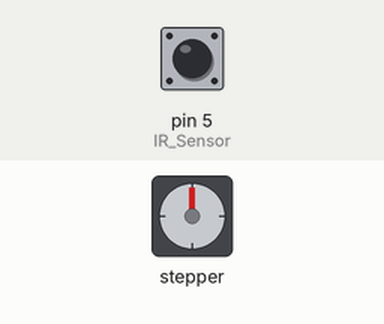
Recording of a sketch running on a simulated Arduino Uno, built with avr-gcc and run on an emulated ATmega328P. Parts: stepper motor. The inputs (shaded band) are chosen by the test bench; at power-on: pin 5 (IR_Sensor) HIGH. Stepper angles assume 2048 steps per turn; what the sketch prints to the serial monitor is not drawn.

Above: at 1.2 s.
1.3 s: pin 5 (IR_Sensor) driven LOW
At 2.77 s:
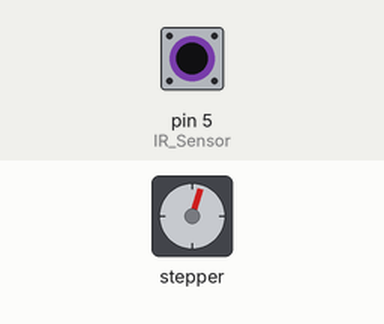
4.3 s: pin 5 (IR_Sensor) driven HIGH
At 4.3 s:
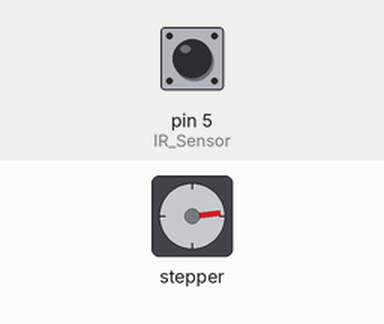
5.8 s: pin 5 (IR_Sensor) driven LOW
At 6.25 s:
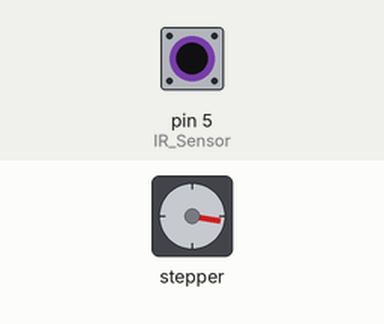
8.8 s: pin 5 (IR_Sensor) pulsed HIGH 2 times (0.12 s each, 0.3 s apart)
Timing chart, 0 to 12.8 s (numbered marks = the images above; inputs shaded):
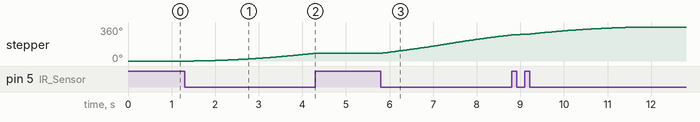

Measured:
- after the input at 1.3 s, stepper: keeps turning clockwise at about 30°/s, starting after 0.21 s
- after the input at 4.3 s, stepper: stops changing and stays 83°
- after the input at 5.8 s, stepper: keeps turning clockwise at about 65°/s, starting at once

The sketch:

IR_stepper.ino
```cpp
#include <AccelStepper.h>

const int stepsPerRevolution = 2048;  // change this to fit the number of steps per revolution
int IR;
int IR_Sensor = 5;

// ULN2003 Motor Driver Pins
#define IN1 4
#define IN2 3
#define IN3 1
#define IN4 2

// initialize the stepper library
AccelStepper stepper(AccelStepper::HALF4WIRE, IN1, IN3, IN2, IN4);

void setup()
{
  // initialize the serial port
  Serial.begin(115200);

  pinMode(IN1, OUTPUT);   /*IR Pin D14 defined as Input*/
  pinMode(IN1, OUTPUT);
  pinMode(IN1, OUTPUT);
  pinMode(IN1, OUTPUT);

  // set the speed and acceleration
  stepper.setMaxSpeed(500);
  stepper.setAcceleration(100);
  // set target position
  stepper.moveTo(stepsPerRevolution);

}

void loop(){
  IR=digitalRead(IR_Sensor);  /*digital read function to check IR pin status*/
  if(IR==LOW){
    stepper.run();
}
else {
  Serial.print("No person detected");
}
}
```
